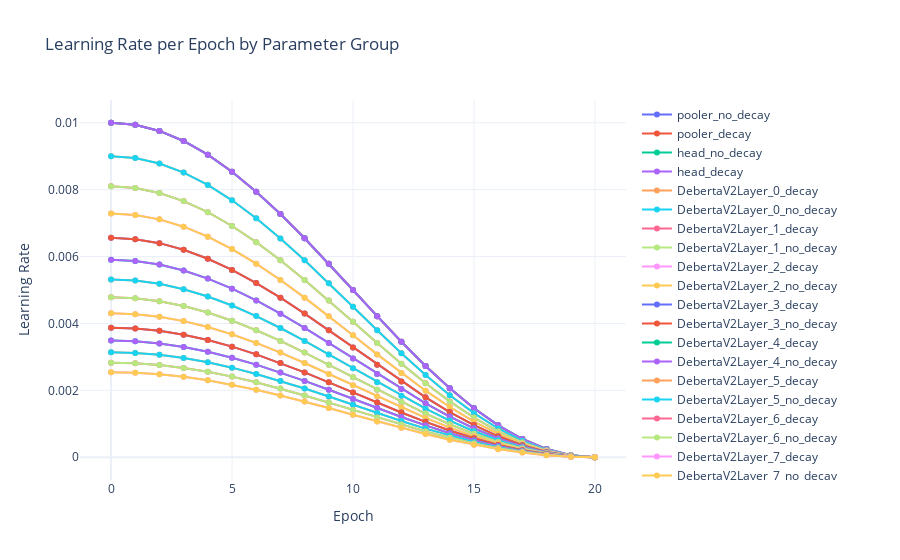

The notebook cell saved with this chart:
### Code cell
import plotly.graph_objs as go
import plotly.offline as pyo
import plotly.graph_objs as go
from plotly.offline import init_notebook_mode, iplot
import plotly.graph_objs as go
from plotly.offline import init_notebook_mode, iplot

init_notebook_mode(connected=True)  # This makes plotly display in the notebook

# Prepare the plot
traces = []
epochs = list(range(len(learning_rate_storage[0][1])))  # Assuming all groups have the same number of entries

for group_name, rates in learning_rate_storage:
    traces.append(go.Scatter(
        x=epochs,
        y=rates,
        mode='lines+markers',
        name=group_name  # Use the stored group name for the trace label
    ))

# Setting up a clean layout
layout = go.Layout(
    title='Learning Rate per Epoch by Parameter Group',
    xaxis=dict(title='Epoch'),
    yaxis=dict(title='Learning Rate'),
    template='plotly_white'
)

fig = go.Figure(data=traces, layout=layout)
iplot(fig)  # Display the figure inline in a notebook

pyo.plot(fig, filename='learning_rates.html')  # This will save the plot to an HTML file and open it in your browser
